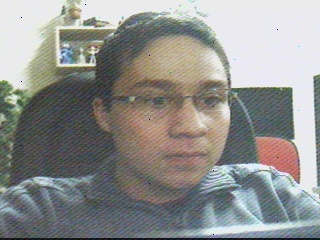
//> input picture src/shots/filename000.jpg, 320 x 240 px
$ ./threshold_hsv ../shots/filename000.jpg   (built with g++ and OpenCV 4)
//> lines starting //> are read from the running program, lines starting //| are printed output that depends on the picture; after the words box and inside, x2 and y2 are one past the last pixel; in counts of white or black regions, pixels touching at a corner belong together
#include "cvaux.h"
#include "highgui.h"
#include "cxcore.h"
#include <stdio.h>

int main(int argc, char* argv[])
{

	assert (argc == 2);

	// recebe como parametro a imagem e atraves de uma faixa de valores do HSV, cria uma imagem de saida

	IplImage* frame = cvLoadImage(argv[1]);
//> frame is the input picture: 240 rows x 320 cols, CV_8UC3; mean B, G, R 142.2, 144.6, 144.4

	// utiliza Smooth para tirar o ruido da imagem
	// o valor dos parametros serao calibrados de 11, 11, ate 17,17 ja serao suficiente!
        cvSmooth(frame, frame, CV_GAUSSIAN, 11, 11);
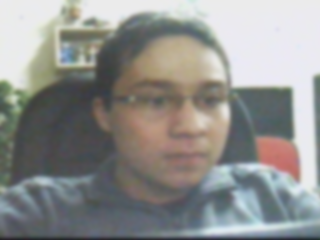
//> frame: 240 rows x 320 cols, CV_8UC3; mean B, G, R 142.1, 144.5, 144.4

	IplImage*  hsv_frame    = cvCreateImage(cvGetSize(frame), IPL_DEPTH_8U, 3);
	IplImage*  threshold1    = cvCreateImage(cvGetSize(frame), IPL_DEPTH_8U, 1);
	IplImage*  threshold2    = cvCreateImage(cvGetSize(frame), IPL_DEPTH_8U, 1);

	IplImage* threshold_sum = cvCreateImage(cvGetSize(frame),IPL_DEPTH_8U,1);

	CvScalar hsv_min = cvScalar(0, 70, 100, 0);
	CvScalar hsv_max = cvScalar(100, 150, 155, 0);
	CvScalar hsv_min2 = cvScalar(70, 100, 110, 0);
	CvScalar hsv_max2 = cvScalar(120, 180, 156, 0);

	// converte para HSV, sim o parametro eh CV_BGR2HSV e nao CV_RGB2HSV!
	cvCvtColor(frame, hsv_frame, CV_BGR2HSV);
//> hsv_frame: 240 rows x 320 cols, CV_8UC3; mean H, S, V 72.7, 31.3, 152.3

	cvInRangeS(hsv_frame, hsv_min, hsv_max, threshold1);
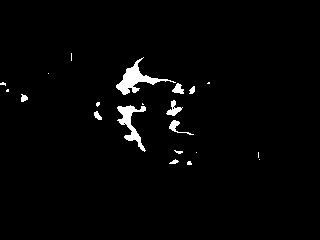
//> threshold1: 240 rows x 320 cols, CV_8UC1; 2.1% white; 21 white regions (11 under 20 px), largest, box (x1, y1, x2, y2) and area: (116, 57, 176, 95) 608, (117, 105, 146, 152) 471, (166, 100, 183, 116) 116

	cvInRangeS(hsv_frame, hsv_min2, hsv_max2, threshold2);

	// threshold_sum = threshold1 | threshold2
	cvOr(threshold1, threshold2, threshold_sum);

	cvNamedWindow("src",CV_WINDOW_AUTOSIZE);
	cvNamedWindow("threshold1",CV_WINDOW_AUTOSIZE);
	cvNamedWindow("threshold2",CV_WINDOW_AUTOSIZE);
	cvNamedWindow("threshold_sum",CV_WINDOW_AUTOSIZE);
	cvShowImage("src",frame);
	cvShowImage("threshold1",threshold1);
	cvShowImage("threshold2",threshold2);
	cvShowImage("threshold_sum",threshold_sum);

	// espera por uma entrada
	cvWaitKey();

	cvDestroyAllWindows();

	cvReleaseImage(&frame);
	cvReleaseImage(&threshold1);
	cvReleaseImage(&threshold2);
	cvReleaseImage(&threshold_sum);

	return 0;
}

$ run again, on src/shots/filename002.jpg
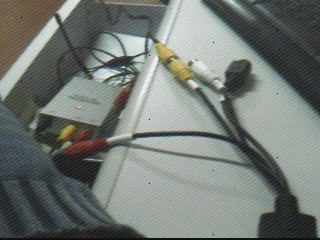
//> input picture src/shots/filename002.jpg, 320 x 240 px
//> frame is the input picture: 240 rows x 320 cols, CV_8UC3; mean B, G, R 116.5, 121.3, 115.3
//> `cvSmooth(frame, frame, CV_GAUSSIAN, 11, 11);`:
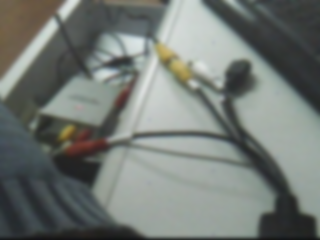
//> frame: 240 rows x 320 cols, CV_8UC3; mean B, G, R 116.5, 121.2, 115.3
//> hsv_frame: 240 rows x 320 cols, CV_8UC3; mean H, S, V 70.7, 24.2, 122.8
//> `cvInRangeS(hsv_frame, hsv_min, hsv_max, threshold1);`:
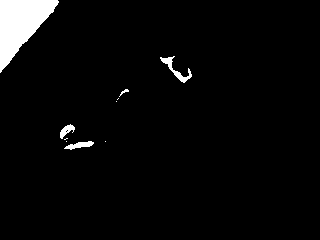
//> threshold1: 240 rows x 320 cols, CV_8UC1; 3.6% white; 10 white regions (5 under 20 px), largest, box (x1, y1, x2, y2) and area: (0, 0, 59, 73) 2259, (160, 56, 192, 83) 212, (64, 141, 94, 150) 137, (60, 124, 75, 139) 108, (119, 89, 129, 97) 25

$ run again, on src/shots/filename004.jpg
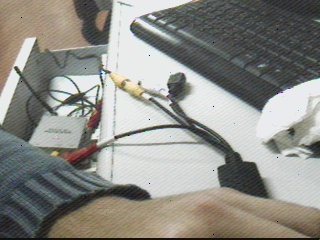
//> input picture src/shots/filename004.jpg, 320 x 240 px
//> frame is the input picture: 240 rows x 320 cols, CV_8UC3; mean B, G, R 135.2, 141, 141.6
//> `cvSmooth(frame, frame, CV_GAUSSIAN, 11, 11);`:
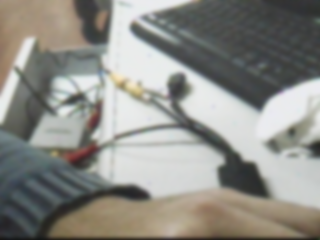
//> frame: 240 rows x 320 cols, CV_8UC3; mean B, G, R 135.2, 141, 141.5
//> hsv_frame: 240 rows x 320 cols, CV_8UC3; mean H, S, V 61.9, 25.1, 145.3
//> `cvInRangeS(hsv_frame, hsv_min, hsv_max, threshold1);`:
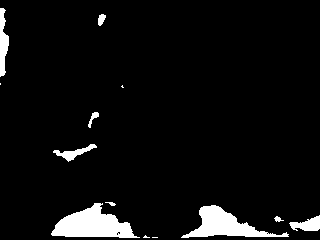
//> threshold1: 240 rows x 320 cols, CV_8UC1; 5.7% white; 13 white regions (4 under 20 px), largest, box (x1, y1, x2, y2) and area: (51, 203, 140, 238) 1752, (181, 205, 289, 238) 1438, (0, 8, 9, 77) 396
